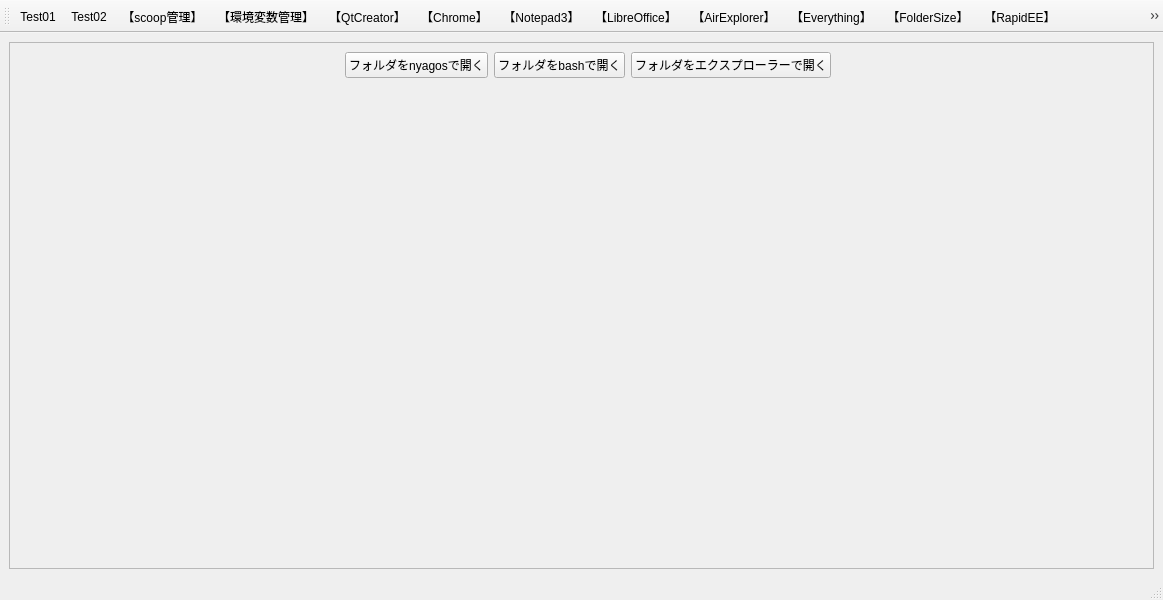
<?xml version="1.0" encoding="UTF-8"?>
<ui version="4.0">
 <class>SpiderMain</class>
 <widget class="QMainWindow" name="SpiderMain">
  <property name="geometry">
   <rect>
    <x>0</x>
    <y>0</y>
    <width>1163</width>
    <height>600</height>
   </rect>
  </property>
  <property name="windowTitle">
   <string>MainWindow</string>
  </property>
  <property name="toolButtonStyle">
   <enum>Qt::ToolButtonTextOnly</enum>
  </property>
  <widget class="QWidget" name="centralwidget">
   <layout class="QHBoxLayout" name="horizontalLayout">
    <item>
     <widget class="QFrame" name="frame">
      <property name="frameShape">
       <enum>QFrame::StyledPanel</enum>
      </property>
      <property name="frameShadow">
       <enum>QFrame::Raised</enum>
      </property>
      <layout class="QHBoxLayout" name="horizontalLayout_3">
       <item>
        <layout class="QVBoxLayout" name="verticalMin">
         <item>
          <layout class="QHBoxLayout" name="horizontalTop">
           <item>
            <widget class="SpiderForm" name="spiderWidget" native="true">
             <property name="sizePolicy">
              <sizepolicy hsizetype="Minimum" vsizetype="Preferred">
               <horstretch>0</horstretch>
               <verstretch>0</verstretch>
              </sizepolicy>
             </property>
             <property name="minimumSize">
              <size>
               <width>320</width>
               <height>0</height>
              </size>
             </property>
             <property name="maximumSize">
              <size>
               <width>320</width>
               <height>16777215</height>
              </size>
             </property>
            </widget>
           </item>
           <item>
            <layout class="QVBoxLayout" name="verticalLayout">
             <item>
              <layout class="QHBoxLayout" name="horizontalLayout_2">
               <item>
                <widget class="QPushButton" name="btnNyagos">
                 <property name="focusPolicy">
                  <enum>Qt::NoFocus</enum>
                 </property>
                 <property name="text">
                  <string>フォルダをnyagosで開く</string>
                 </property>
                </widget>
               </item>
               <item>
                <widget class="QPushButton" name="btnBash">
                 <property name="focusPolicy">
                  <enum>Qt::NoFocus</enum>
                 </property>
                 <property name="text">
                  <string>フォルダをbashで開く</string>
                 </property>
                </widget>
               </item>
               <item>
                <widget class="QPushButton" name="btnExplorer">
                 <property name="focusPolicy">
                  <enum>Qt::NoFocus</enum>
                 </property>
                 <property name="text">
                  <string>フォルダをエクスプローラーで開く</string>
                 </property>
                </widget>
               </item>
               <item>
                <spacer name="horizontalSpacer">
                 <property name="orientation">
                  <enum>Qt::Horizontal</enum>
                 </property>
                 <property name="sizeHint" stdset="0">
                  <size>
                   <width>40</width>
                   <height>20</height>
                  </size>
                 </property>
                </spacer>
               </item>
              </layout>
             </item>
             <item>
              <widget class="ExplorerForm" name="explorerWidget" native="true"/>
             </item>
            </layout>
           </item>
          </layout>
         </item>
         <item>
          <widget class="QFrame" name="frameBottomMenu1">
           <layout class="QVBoxLayout" name="verticalBottomMenu">
            <item>
             <layout class="QHBoxLayout" name="horizontalBottomMenu_1"/>
            </item>
           </layout>
          </widget>
         </item>
        </layout>
       </item>
      </layout>
     </widget>
    </item>
   </layout>
  </widget>
  <widget class="QMenuBar" name="menubar">
   <property name="geometry">
    <rect>
     <x>0</x>
     <y>0</y>
     <width>1163</width>
     <height>22</height>
    </rect>
   </property>
  </widget>
  <widget class="QStatusBar" name="statusbar"/>
  <widget class="QToolBar" name="toolBar">
   <property name="windowTitle">
    <string>toolBar</string>
   </property>
   <attribute name="toolBarArea">
    <enum>TopToolBarArea</enum>
   </attribute>
   <attribute name="toolBarBreak">
    <bool>false</bool>
   </attribute>
   <addaction name="actionTest01"/>
   <addaction name="actionTest02"/>
   <addaction name="actionManageScoop"/>
   <addaction name="actionManageEnvVars"/>
   <addaction name="actionQtCreator"/>
   <addaction name="actionChrome"/>
   <addaction name="actionNotepad3"/>
   <addaction name="actionLibreOffice"/>
   <addaction name="actionAirExplorer"/>
   <addaction name="actionEverything"/>
   <addaction name="actionFolderSize"/>
   <addaction name="actionRapidEE"/>
   <addaction name="actionSQLiteStudio"/>
   <addaction name="actionQOwnNotes"/>
  </widget>
  <action name="actionTest01">
   <property name="text">
    <string>Test01</string>
   </property>
  </action>
  <action name="actionChrome">
   <property name="text">
    <string>【Chrome】</string>
   </property>
  </action>
  <action name="actionFolderSize">
   <property name="text">
    <string>【FolderSize】</string>
   </property>
  </action>
  <action name="actionRapidEE">
   <property name="text">
    <string>【RapidEE】</string>
   </property>
  </action>
  <action name="actionSQLiteStudio">
   <property name="text">
    <string>【SQLiteStudio】</string>
   </property>
  </action>
  <action name="actionNotepad3">
   <property name="text">
    <string>【Notepad3】</string>
   </property>
  </action>
  <action name="actionLibreOffice">
   <property name="text">
    <string>【LibreOffice】</string>
   </property>
  </action>
  <action name="actionQtCreator">
   <property name="text">
    <string>【QtCreator】</string>
   </property>
  </action>
  <action name="actionQOwnNotes">
   <property name="text">
    <string>【QOwnNotes】</string>
   </property>
  </action>
  <action name="actionTest02">
   <property name="text">
    <string>Test02</string>
   </property>
  </action>
  <action name="actionManageScoop">
   <property name="text">
    <string>【scoop管理】</string>
   </property>
  </action>
  <action name="actionManageEnvVars">
   <property name="text">
    <string>【環境変数管理】</string>
   </property>
  </action>
  <action name="actionLazarus">
   <property name="text">
    <string>【Lazarus】</string>
   </property>
  </action>
  <action name="actionAirExplorer">
   <property name="text">
    <string>【AirExplorer】</string>
   </property>
  </action>
  <action name="actionEverything">
   <property name="text">
    <string>【Everything】</string>
   </property>
  </action>
 </widget>
 <customwidgets>
  <customwidget>
   <class>ExplorerForm</class>
   <extends>QWidget</extends>
   <header>explorerform.h</header>
   <container>1</container>
  </customwidget>
  <customwidget>
   <class>SpiderForm</class>
   <extends>QWidget</extends>
   <header>spiderform.h</header>
   <container>1</container>
  </customwidget>
 </customwidgets>
 <resources/>
 <connections/>
</ui>
